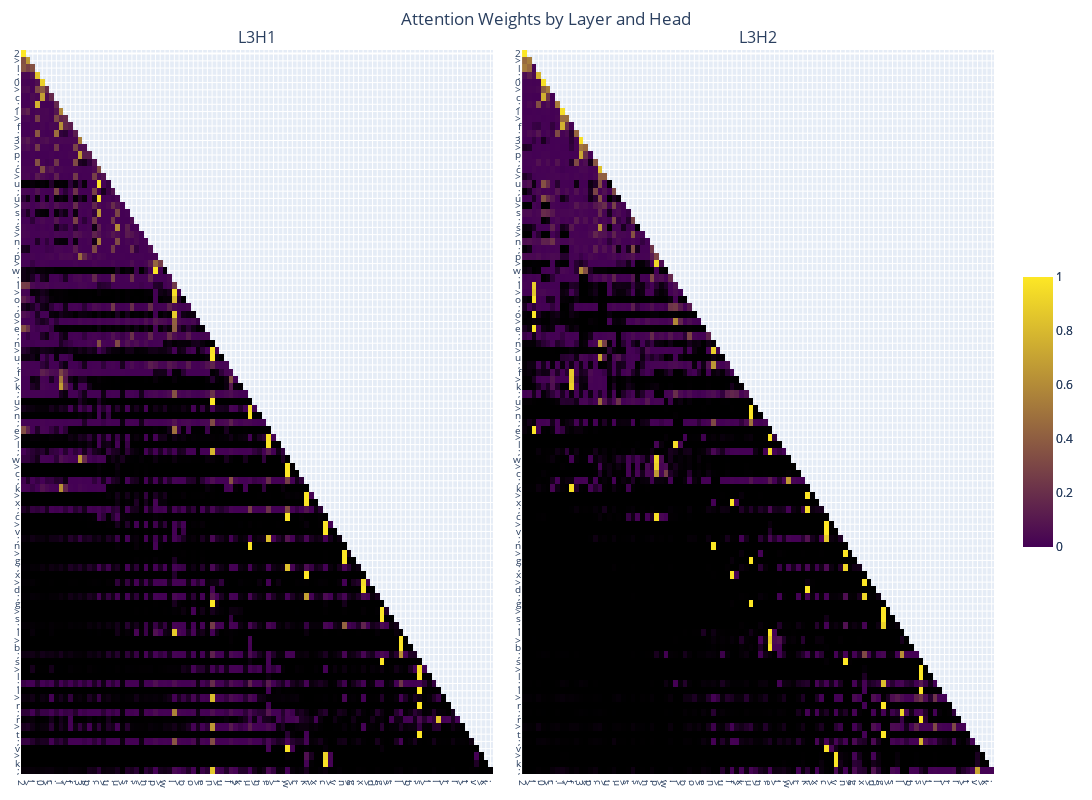

The notebook cell saved with this chart:
### Markdown cell above
### Layer 3

### Code cell
weights = [attn_weight.detach().cpu().numpy()[0] for attn_weight in attn_weights]
plotly_fig = get_fig(weights, list(prompt), base_height=800, selected_layers=[2], selected_heads=[0, 1], selected_x_toks=list(range(100)), selected_y_toks=list(range(100)))
plotly_fig.write_html("assets/l3_attn_map.html")
plotly_fig.show()

### Figure 1 — Plotly figure (JSON) as saved in the notebook; plotly's stock layout.template omitted (floating-point values rounded to 4 significant figures; data arrays with more than 128 entries replaced by an {"elided": "..."} marker saying what was removed)
{"data": [{"colorbar": {"len": 0.4}, "colorscale": [[0, "black"], [0.001, "rgb(68,1,84)"], [1, "rgb(253,231,37)"]], "type": "heatmap", "x": [0, 1, 2, 3, 4, 5, 6, 7, 8, 9, 10, 11, 12, 13, 14, 15, 16, 17, 18, 19, 20, 21, 22, 23, 24, 25, 26, 27, 28, 29, 30, 31, 32, 33, 34, 35, 36, 37, 38, 39, 40, 41, 42, 43, 44, 45, 46, 47, 48, 49, 50, 51, 52, 53, 54, 55, 56, 57, 58, 59, 60, 61, 62, 63, 64, 65, 66, 67, 68, 69, 70, 71, 72, 73, 74, 75, 76, 77, 78, 79, 80, 81, 82, 83, 84, 85, 86, 87, 88, 89, 90, 91, 92, 93, 94, 95, 96, 97, 98, 99], "xaxis": "x", "y": [0, 1, 2, 3, 4, 5, 6, 7, 8, 9, 10, 11, 12, 13, 14, 15, 16, 17, 18, 19, 20, 21, 22, 23, 24, 25, 26, 27, 28, 29, 30, 31, 32, 33, 34, 35, 36, 37, 38, 39, 40, 41, 42, 43, 44, 45, 46, 47, 48, 49, 50, 51, 52, 53, 54, 55, 56, 57, 58, 59, 60, 61, 62, 63, 64, 65, 66, 67, 68, 69, 70, 71, 72, 73, 74, 75, 76, 77, 78, 79, 80, 81, 82, 83, 84, 85, 86, 87, 88, 89, 90, 91, 92, 93, 94, 95, 96, 97, 98, 99], "yaxis": "y", "z": {"elided": "100x100 float values"}, "zmax": 1, "zmin": 0}, {"colorbar": {"len": 0.4}, "colorscale": [[0, "black"], [0.001, "rgb(68,1,84)"], [1, "rgb(253,231,37)"]], "type": "heatmap", "x": [0, 1, 2, 3, 4, 5, 6, 7, 8, 9, 10, 11, 12, 13, 14, 15, 16, 17, 18, 19, 20, 21, 22, 23, 24, 25, 26, 27, 28, 29, 30, 31, 32, 33, 34, 35, 36, 37, 38, 39, 40, 41, 42, 43, 44, 45, 46, 47, 48, 49, 50, 51, 52, 53, 54, 55, 56, 57, 58, 59, 60, 61, 62, 63, 64, 65, 66, 67, 68, 69, 70, 71, 72, 73, 74, 75, 76, 77, 78, 79, 80, 81, 82, 83, 84, 85, 86, 87, 88, 89, 90, 91, 92, 93, 94, 95, 96, 97, 98, 99], "xaxis": "x2", "y": [0, 1, 2, 3, 4, 5, 6, 7, 8, 9, 10, 11, 12, 13, 14, 15, 16, 17, 18, 19, 20, 21, 22, 23, 24, 25, 26, 27, 28, 29, 30, 31, 32, 33, 34, 35, 36, 37, 38, 39, 40, 41, 42, 43, 44, 45, 46, 47, 48, 49, 50, 51, 52, 53, 54, 55, 56, 57, 58, 59, 60, 61, 62, 63, 64, 65, 66, 67, 68, 69, 70, 71, 72, 73, 74, 75, 76, 77, 78, 79, 80, 81, 82, 83, 84, 85, 86, 87, 88, 89, 90, 91, 92, 93, 94, 95, 96, 97, 98, 99], "yaxis": "y2", "z": {"elided": "100x100 float values"}, "zmax": 1, "zmin": 0}], "layout": {"annotations": [{"font": {"size": 16}, "showarrow": false, "text": "L3H1", "x": 0.2425, "xanchor": "center", "xref": "paper", "y": 1, "yanchor": "bottom", "yref": "paper"}, {"font": {"size": 16}, "showarrow": false, "text": "L3H2", "x": 0.7575, "xanchor": "center", "xref": "paper", "y": 1, "yanchor": "bottom", "yref": "paper"}], "height": 800, "margin": {"b": 20, "l": 20, "r": 20, "t": 50}, "showlegend": false, "title": {"text": "Attention Weights by Layer and Head", "x": 0.5}, "width": 1600, "xaxis": {"anchor": "y", "domain": [0, 0.485], "tickfont": {"size": 10}, "tickmode": "array", "ticktext": ["2", ">", "l", ";", "0", ">", "c", ";", "1", ">", "f", ";", "3", ">", "p", ";", "c", ">", "u", ";", "u", ">", "s", ";", "s", ">", "n", ";", "p", ">", "w", ";", "l", ">", "o", ";", "o", ">", "e", ";", "n", ">", "u", ";", "f", ">", "k", ";", "u", ">", "n", ";", "e", ">", "l", ";", "w", ">", "c", ";", "k", ">", "x", ";", "c", ">", "v", ";", "n", ">", "g", ";", "x", ">", "d", ";", "g", ">", "s", ";", "l", ">", "b", ";", "s", ">", "l", ";", "l", ">", "r", ";", "r", ">", "t", ";", "v", ">", "k", ";"], "tickvals": [0, 1, 2, 3, 4, 5, 6, 7, 8, 9, 10, 11, 12, 13, 14, 15, 16, 17, 18, 19, 20, 21, 22, 23, 24, 25, 26, 27, 28, 29, 30, 31, 32, 33, 34, 35, 36, 37, 38, 39, 40, 41, 42, 43, 44, 45, 46, 47, 48, 49, 50, 51, 52, 53, 54, 55, 56, 57, 58, 59, 60, 61, 62, 63, 64, 65, 66, 67, 68, 69, 70, 71, 72, 73, 74, 75, 76, 77, 78, 79, 80, 81, 82, 83, 84, 85, 86, 87, 88, 89, 90, 91, 92, 93, 94, 95, 96, 97, 98, 99], "type": "linear"}, "xaxis2": {"anchor": "y2", "domain": [0.515, 1], "tickfont": {"size": 10}, "tickmode": "array", "ticktext": ["2", ">", "l", ";", "0", ">", "c", ";", "1", ">", "f", ";", "3", ">", "p", ";", "c", ">", "u", ";", "u", ">", "s", ";", "s", ">", "n", ";", "p", ">", "w", ";", "l", ">", "o", ";", "o", ">", "e", ";", "n", ">", "u", ";", "f", ">", "k", ";", "u", ">", "n", ";", "e", ">", "l", ";", "w", ">", "c", ";", "k", ">", "x", ";", "c", ">", "v", ";", "n", ">", "g", ";", "x", ">", "d", ";", "g", ">", "s", ";", "l", ">", "b", ";", "s", ">", "l", ";", "l", ">", "r", ";", "r", ">", "t", ";", "v", ">", "k", ";"], "tickvals": [0, 1, 2, 3, 4, 5, 6, 7, 8, 9, 10, 11, 12, 13, 14, 15, 16, 17, 18, 19, 20, 21, 22, 23, 24, 25, 26, 27, 28, 29, 30, 31, 32, 33, 34, 35, 36, 37, 38, 39, 40, 41, 42, 43, 44, 45, 46, 47, 48, 49, 50, 51, 52, 53, 54, 55, 56, 57, 58, 59, 60, 61, 62, 63, 64, 65, 66, 67, 68, 69, 70, 71, 72, 73, 74, 75, 76, 77, 78, 79, 80, 81, 82, 83, 84, 85, 86, 87, 88, 89, 90, 91, 92, 93, 94, 95, 96, 97, 98, 99], "type": "linear"}, "yaxis": {"anchor": "x", "autorange": "reversed", "domain": [0, 1], "tickfont": {"size": 10}, "tickmode": "array", "ticktext": ["2", ">", "l", ";", "0", ">", "c", ";", "1", ">", "f", ";", "3", ">", "p", ";", "c", ">", "u", ";", "u", ">", "s", ";", "s", ">", "n", ";", "p", ">", "w", ";", "l", ">", "o", ";", "o", ">", "e", ";", "n", ">", "u", ";", "f", ">", "k", ";", "u", ">", "n", ";", "e", ">", "l", ";", "w", ">", "c", ";", "k", ">", "x", ";", "c", ">", "v", ";", "n", ">", "g", ";", "x", ">", "d", ";", "g", ">", "s", ";", "l", ">", "b", ";", "s", ">", "l", ";", "l", ">", "r", ";", "r", ">", "t", ";", "v", ">", "k", ";"], "tickvals": [0, 1, 2, 3, 4, 5, 6, 7, 8, 9, 10, 11, 12, 13, 14, 15, 16, 17, 18, 19, 20, 21, 22, 23, 24, 25, 26, 27, 28, 29, 30, 31, 32, 33, 34, 35, 36, 37, 38, 39, 40, 41, 42, 43, 44, 45, 46, 47, 48, 49, 50, 51, 52, 53, 54, 55, 56, 57, 58, 59, 60, 61, 62, 63, 64, 65, 66, 67, 68, 69, 70, 71, 72, 73, 74, 75, 76, 77, 78, 79, 80, 81, 82, 83, 84, 85, 86, 87, 88, 89, 90, 91, 92, 93, 94, 95, 96, 97, 98, 99], "type": "linear"}, "yaxis2": {"anchor": "x2", "autorange": "reversed", "domain": [0, 1], "tickfont": {"size": 10}, "tickmode": "array", "ticktext": ["2", ">", "l", ";", "0", ">", "c", ";", "1", ">", "f", ";", "3", ">", "p", ";", "c", ">", "u", ";", "u", ">", "s", ";", "s", ">", "n", ";", "p", ">", "w", ";", "l", ">", "o", ";", "o", ">", "e", ";", "n", ">", "u", ";", "f", ">", "k", ";", "u", ">", "n", ";", "e", ">", "l", ";", "w", ">", "c", ";", "k", ">", "x", ";", "c", ">", "v", ";", "n", ">", "g", ";", "x", ">", "d", ";", "g", ">", "s", ";", "l", ">", "b", ";", "s", ">", "l", ";", "l", ">", "r", ";", "r", ">", "t", ";", "v", ">", "k", ";"], "tickvals": [0, 1, 2, 3, 4, 5, 6, 7, 8, 9, 10, 11, 12, 13, 14, 15, 16, 17, 18, 19, 20, 21, 22, 23, 24, 25, 26, 27, 28, 29, 30, 31, 32, 33, 34, 35, 36, 37, 38, 39, 40, 41, 42, 43, 44, 45, 46, 47, 48, 49, 50, 51, 52, 53, 54, 55, 56, 57, 58, 59, 60, 61, 62, 63, 64, 65, 66, 67, 68, 69, 70, 71, 72, 73, 74, 75, 76, 77, 78, 79, 80, 81, 82, 83, 84, 85, 86, 87, 88, 89, 90, 91, 92, 93, 94, 95, 96, 97, 98, 99], "type": "linear"}}}
